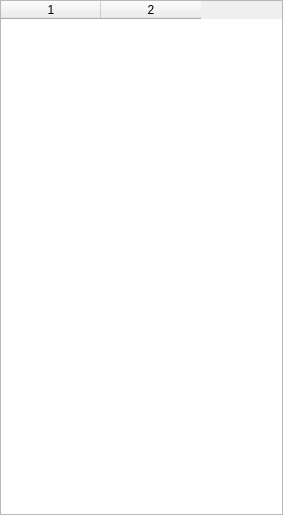
<?xml version="1.0" encoding="UTF-8"?>
<ui version="4.0">
 <class>manCompDialog</class>
 <widget class="QDialog" name="manCompDialog">
  <property name="geometry">
   <rect>
    <x>0</x>
    <y>0</y>
    <width>283</width>
    <height>515</height>
   </rect>
  </property>
  <property name="windowTitle">
   <string>Component Shortcuts</string>
  </property>
  <layout class="QVBoxLayout" name="verticalLayout">
   <property name="spacing">
    <number>0</number>
   </property>
   <property name="leftMargin">
    <number>0</number>
   </property>
   <property name="topMargin">
    <number>0</number>
   </property>
   <property name="rightMargin">
    <number>0</number>
   </property>
   <property name="bottomMargin">
    <number>0</number>
   </property>
   <item>
    <widget class="QTableWidget" name="table">
     <property name="columnCount">
      <number>2</number>
     </property>
     <column/>
     <column/>
    </widget>
   </item>
  </layout>
 </widget>
 <resources/>
 <connections/>
</ui>
